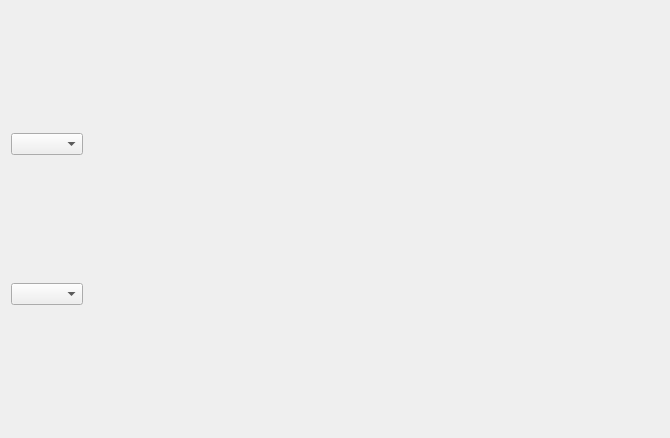
<?xml version="1.0" encoding="UTF-8"?>
<ui version="4.0">
 <class>FFTChartWindow</class>
 <widget class="QWidget" name="FFTChartWindow">
  <property name="geometry">
   <rect>
    <x>0</x>
    <y>0</y>
    <width>670</width>
    <height>438</height>
   </rect>
  </property>
  <property name="windowTitle">
   <string>Form</string>
  </property>
  <layout class="QHBoxLayout" name="horizontalLayout">
   <item>
    <layout class="QVBoxLayout" name="verticalLayout">
     <item>
      <widget class="QComboBox" name="comboBox_2"/>
     </item>
     <item>
      <widget class="QComboBox" name="comboBox"/>
     </item>
    </layout>
   </item>
   <item>
    <layout class="QVBoxLayout" name="LayoutChart">
     <property name="spacing">
      <number>0</number>
     </property>
     <item>
      <spacer name="horizontalSpacer">
       <property name="orientation">
        <enum>Qt::Horizontal</enum>
       </property>
       <property name="sizeHint" stdset="0">
        <size>
         <width>40</width>
         <height>1</height>
        </size>
       </property>
      </spacer>
     </item>
    </layout>
   </item>
  </layout>
 </widget>
 <resources/>
 <connections/>
</ui>
